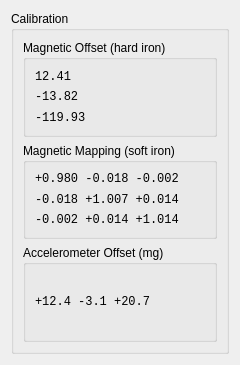
<?xml version="1.0" encoding="UTF-8"?>
<ui version="4.0">
 <class>Dialog</class>
 <widget class="QDialog" name="Dialog">
  <property name="geometry">
   <rect>
    <x>0</x>
    <y>0</y>
    <width>240</width>
    <height>365</height>
   </rect>
  </property>
  <property name="windowTitle">
   <string>Compass Constants</string>
  </property>
  <layout class="QVBoxLayout" name="verticalLayout">
   <item>
    <widget class="QGroupBox" name="groupBox_2">
     <property name="title">
      <string>Calibration</string>
     </property>
     <layout class="QVBoxLayout" name="verticalLayout_9">
      <item>
       <widget class="QGroupBox" name="groupBox_5">
        <property name="title">
         <string>Magnetic Offset (hard iron)</string>
        </property>
        <layout class="QVBoxLayout" name="verticalLayout_10">
         <item>
          <widget class="QLabel" name="v0Label">
           <property name="font">
            <font>
             <family>Courier New</family>
            </font>
           </property>
           <property name="text">
            <string>12.41</string>
           </property>
           <property name="alignment">
            <set>Qt::AlignmentFlag::AlignLeading|Qt::AlignmentFlag::AlignLeft|Qt::AlignmentFlag::AlignVCenter</set>
           </property>
          </widget>
         </item>
         <item>
          <widget class="QLabel" name="v1Label">
           <property name="font">
            <font>
             <family>Courier New</family>
            </font>
           </property>
           <property name="text">
            <string>-13.82</string>
           </property>
           <property name="alignment">
            <set>Qt::AlignmentFlag::AlignLeading|Qt::AlignmentFlag::AlignLeft|Qt::AlignmentFlag::AlignVCenter</set>
           </property>
          </widget>
         </item>
         <item>
          <widget class="QLabel" name="v2Label">
           <property name="font">
            <font>
             <family>Courier New</family>
            </font>
           </property>
           <property name="text">
            <string>-119.93</string>
           </property>
           <property name="alignment">
            <set>Qt::AlignmentFlag::AlignLeading|Qt::AlignmentFlag::AlignLeft|Qt::AlignmentFlag::AlignVCenter</set>
           </property>
          </widget>
         </item>
        </layout>
       </widget>
      </item>
      <item>
       <widget class="QGroupBox" name="groupBox_6">
        <property name="title">
         <string>Magnetic Mapping (soft iron)</string>
        </property>
        <layout class="QVBoxLayout" name="verticalLayout_12">
         <item>
          <widget class="QLabel" name="a0Label">
           <property name="font">
            <font>
             <family>Courier New</family>
            </font>
           </property>
           <property name="text">
            <string>+0.980 -0.018 -0.002</string>
           </property>
          </widget>
         </item>
         <item>
          <widget class="QLabel" name="a1Label">
           <property name="font">
            <font>
             <family>Courier New</family>
            </font>
           </property>
           <property name="text">
            <string>-0.018 +1.007 +0.014</string>
           </property>
          </widget>
         </item>
         <item>
          <widget class="QLabel" name="a2Label">
           <property name="font">
            <font>
             <family>Courier New</family>
            </font>
           </property>
           <property name="text">
            <string>-0.002 +0.014 +1.014</string>
           </property>
          </widget>
         </item>
        </layout>
       </widget>
      </item>
      <item>
       <widget class="QGroupBox" name="accelGroupBox">
        <property name="title">
         <string>Accelerometer Offset (mg)</string>
        </property>
        <layout class="QVBoxLayout" name="accelLayout">
         <item>
          <widget class="QLabel" name="accelOffsetLabel">
           <property name="font">
            <font>
             <family>Courier New</family>
            </font>
           </property>
           <property name="text">
            <string>+12.4 -3.1 +20.7</string>
           </property>
          </widget>
         </item>
        </layout>
       </widget>
      </item>
     </layout>
    </widget>
   </item>
  </layout>
 </widget>
 <resources/>
 <connections/>
</ui>
